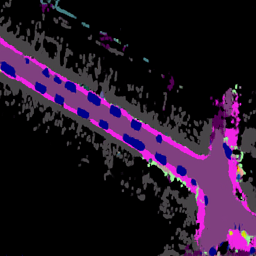
#> input picture planner/images/0_0000010401_fake_B.png, 256 x 256 px
$ python -i planner_utils.py   (imports and definitions only)
#> lines starting #> are read from the running program, lines starting #| are printed output that depends on the picture; after the words box and inside, x2 and y2 are one past the last pixel; in counts of white or black regions, pixels touching at a corner belong together
'''
find skeletonization intersections code based from this github link:
https://gist.github.com/jamjar919/05a76cf21035cef3cc86ac1979588d6d
'''

import colors
import cv2 as cv
import itertools
import numpy as np
from skimage.morphology import skeletonize


# get image coords
# [9 lines left out: function img_coords, not called in this run]


# color given coordinates of an image
def color_coords(img, coords, color):

    img[coords[:, 0], coords[:, 1]] = color  # replace colors


# binary color coords, white on black
def bin_color_coords(img, coords):
    img[coords[:, 0], coords[:, 1]] = 1  # replace colors


# get color coordinates in image
# [6 lines left out: function get_color_coords, not called in this run]


# get approx color coordinates
def get_color_coords_approx(img, coords, color, thresh=30):
    # indices of where current color approximately exists in image
    color_idx = np.where((np.linalg.norm(img[coords[:, 0], coords[:, 1], :] -
                                         np.asarray(color), axis=1) < thresh))[0]
    color_coords = coords[color_idx]

    return color_coords


# get non color coordinates in image
# [6 lines left out: function get_non_color_coords, not called in this run]


# get image coords
def img_coords(img):
    rows, cols, _ = img.shape
    rows_list = np.linspace(0, rows - 1, cols)
    cols_list = np.linspace(0, cols - 1, cols)

    map_coords = list(itertools.product(rows_list, cols_list))
    map_coords = np.asarray(map_coords)  # [rows, cols]

    return map_coords.astype(int)


# get nodes from GT image
# [35 lines left out: function get_GT_nodes, not called in this run]


# get nodes from velo image
def get_velo_nodes(velo_img, scale_percent=100, kernel_size_d=25, kernel_size_e=20,
                   node_radius=2, node_thickness=2, color_thresh=30):
    # read image
    # velo_img = cv.imread(img_path)

    velo_img_coords = img_coords(velo_img)
    # road_coords = get_color_coords(velo_img, velo_img_coords, colors.road_color)
    road_coords = get_color_coords_approx(velo_img, velo_img_coords, colors.road_color, thresh=color_thresh)

    # map image
    map_img = np.zeros((velo_img.shape[0], velo_img.shape[1]))
    bin_color_coords(map_img, road_coords)

    # resize map image
    width = int(map_img.shape[1] * scale_percent / 100)
    height = int(map_img.shape[0] * scale_percent / 100)
    dim = (width, height)
    map_img = cv.resize(map_img, dim, interpolation=cv.INTER_AREA)
    velo_img = cv.resize(velo_img, dim, interpolation=cv.INTER_AREA)

    # visualize.imshow_wait(map_img)

    # dilate and then erode
    kernel = np.ones((kernel_size_d, kernel_size_d), np.uint8)
    dilate_img = cv.dilate(map_img, kernel, iterations=1)

    # visualize.imshow_wait(dilate_img, name="dilate")

    kernel = np.ones((kernel_size_e, kernel_size_e), np.uint8)
    erode_img = cv.erode(dilate_img, kernel, iterations=1)

    # visualize.imshow_wait(erode_img, name="erode")

    # perform skeletonization
    skeleton = skeletonize(erode_img)

    # get skeleton intersections
    waypoints = getSkeletonIntersection(skeleton) # waypoints [col, rows]

    # resize skeleton to 3 channel image (rgb)
    skeleton = np.repeat(skeleton[:, :, np.newaxis], 3, axis=2)

    # plot intersections on the image
    for waypoint in waypoints:
        skeleton = cv.circle(np.float32(skeleton), waypoint, node_radius,
                             np.asarray(colors.blue) / 255, node_thickness)

    # convert to format for visualization
    velo_img = np.float32(velo_img) / 255

    return velo_img, skeleton, waypoints


''' test code from github: get intersections of skeletonized image '''


def get_neighbours(x, y, image):
    """Return 8-neighbours of image point P1(x,y), in a clockwise order"""
    img = image
    x_1, y_1, x1, y1 = x - 1, y - 1, x + 1, y + 1;
    return [img[x_1][y], img[x_1][y1], img[x][y1], img[x1][y1], img[x1][y], img[x1][y_1], img[x][y_1], img[x_1][y_1]]


def getSkeletonIntersection(skeleton):
    """ Given a skeletonised image, it will give the coordinates of the intersections of the skeleton.

    Keyword arguments:
    skeleton -- the skeletonised image to detect the intersections of

    Returns:
    List of 2-tuples (x,y) containing the intersection coordinates
    """
    # A biiiiiig list of valid intersections             2 3 4
    # These are in the format shown to the right         1 C 5
    #                                                    8 7 6
    validIntersection = [[0, 1, 0, 1, 0, 0, 1, 0], [0, 0, 1, 0, 1, 0, 0, 1], [1, 0, 0, 1, 0, 1, 0, 0],
                         [0, 1, 0, 0, 1, 0, 1, 0], [0, 0, 1, 0, 0, 1, 0, 1], [1, 0, 0, 1, 0, 0, 1, 0],
                         [0, 1, 0, 0, 1, 0, 0, 1], [1, 0, 1, 0, 0, 1, 0, 0], [0, 1, 0, 0, 0, 1, 0, 1],
                         [0, 1, 0, 1, 0, 0, 0, 1], [0, 1, 0, 1, 0, 1, 0, 0], [0, 0, 0, 1, 0, 1, 0, 1],
                         [1, 0, 1, 0, 0, 0, 1, 0], [1, 0, 1, 0, 1, 0, 0, 0], [0, 0, 1, 0, 1, 0, 1, 0],
                         [1, 0, 0, 0, 1, 0, 1, 0], [1, 0, 0, 1, 1, 1, 0, 0], [0, 0, 1, 0, 0, 1, 1, 1],
                         [1, 1, 0, 0, 1, 0, 0, 1], [0, 1, 1, 1, 0, 0, 1, 0], [1, 0, 1, 1, 0, 0, 1, 0],
                         [1, 0, 1, 0, 0, 1, 1, 0], [1, 0, 1, 1, 0, 1, 1, 0], [0, 1, 1, 0, 1, 0, 1, 1],
                         [1, 1, 0, 1, 1, 0, 1, 0], [1, 1, 0, 0, 1, 0, 1, 0], [0, 1, 1, 0, 1, 0, 1, 0],
                         [0, 0, 1, 0, 1, 0, 1, 1], [1, 0, 0, 1, 1, 0, 1, 0], [1, 0, 1, 0, 1, 1, 0, 1],
                         [1, 0, 1, 0, 1, 1, 0, 0], [1, 0, 1, 0, 1, 0, 0, 1], [0, 1, 0, 0, 1, 0, 1, 1],
                         [0, 1, 1, 0, 1, 0, 0, 1], [1, 1, 0, 1, 0, 0, 1, 0], [0, 1, 0, 1, 1, 0, 1, 0],
                         [0, 0, 1, 0, 1, 1, 0, 1], [1, 0, 1, 0, 0, 1, 0, 1], [1, 0, 0, 1, 0, 1, 1, 0],
                         [1, 0, 1, 1, 0, 1, 0, 0],
                         [1, 0, 0, 0, 0, 0, 0, 0], [0, 1, 0, 0, 0, 0, 0, 0], [0, 0, 1, 0, 0, 0, 0, 0],
                         [0, 0, 0, 1, 0, 0, 0, 0], [0, 0, 0, 0, 1, 0, 0, 0], [0, 0, 0, 0, 0, 1, 0, 0],
                         [0, 0, 0, 0, 0, 0, 1, 0], [0, 0, 0, 0, 0, 0, 0, 1]]

    image = skeleton.copy()
    # image = image/255;
    intersections = list()
    for x in range(1, len(image) - 1):
        for y in range(1, len(image[x]) - 1):
            # If we have a white pixel
            if image[x][y] == 1:
                neighbours = get_neighbours(x, y, image)
                valid = True
                if neighbours in validIntersection:
                    intersections.append((y, x))
    # Filter intersections to make sure we don't count them twice or ones that are very close together
    for point1 in intersections:
        for point2 in intersections:
            if (((point1[0] - point2[0]) ** 2 + (point1[1] - point2[1]) ** 2) < 10 ** 2) and (point1 != point2):
                intersections.remove(point2)
    # Remove duplicates
    intersections = list(set(intersections))
    return intersections

>>> import cv2
>>> picture = cv2.imread('images/0_0000010401_fake_B.png')
#> picture is the input picture: shape (256, 256, 3); mean B, G, R 40.7, 20.8, 37.8
>>> result = get_velo_nodes(picture)
#> in get_velo_nodes, `velo_img_coords = img_coords(velo_img)`: velo_img_coords = 65536 pairs, first value 0 to 255, second value 0 to 255
#> in get_color_coords_approx, `color_idx = np.where((np.linalg.norm(img[coords[:, 0], coords[:, 1], :..`: color_idx = 6923 values from 9216 to 65500
#> in get_color_coords_approx, `color_coords = coords[color_idx]`: color_coords = 6923 pairs, first value 36 to 255, second value 0 to 255
#> in get_velo_nodes, `road_coords = get_color_coords_approx(velo_img, velo_img_coords, color..`: road_coords has the same summary as color_coords in get_color_coords_approx
#> in bin_color_coords, `img[coords[:, 0], coords[:, 1]] = 1`:
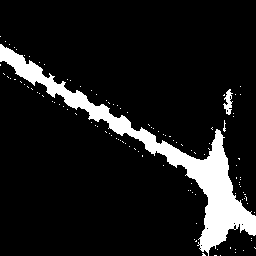
#> img: shape (256, 256) float64; values 0 (black) and 1 (white), 10.6% white; 114 white regions (112 under 20 px), largest, box (x1, y1, x2, y2) and area: (0, 44, 256, 256) 6614, (223, 89, 233, 115) 136
#> in get_velo_nodes, `dilate_img = cv.dilate(map_img, kernel, iterations=1)`:
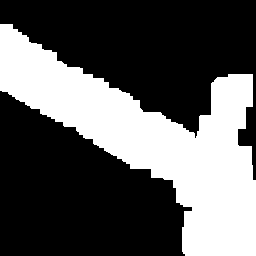
#> dilate_img: shape (256, 256) float64; values 0 (black) and 1 (white), 35.4% white; 1 white region, box (x1, y1, x2, y2) and area: (0, 24, 256, 256) 23209
#> in get_velo_nodes, `erode_img = cv.erode(dilate_img, kernel, iterations=1)`:
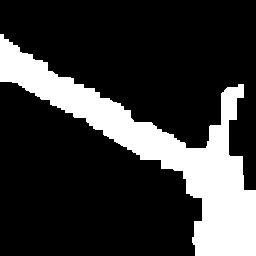
#> erode_img: shape (256, 256) float64; values 0 (black) and 1 (white), 21.6% white; 1 white region, box (x1, y1, x2, y2) and area: (0, 34, 256, 256) 14149
#> in get_velo_nodes, `skeleton = skeletonize(erode_img)`:
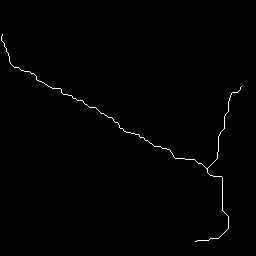
#> skeleton: shape (256, 256) bool; 0.66% white in thin lines or dots, all inside (x1, y1, x2, y2) = (1, 34, 242, 242)
#> the loop in getSkeletonIntersection, `for x in range(1, len(image) - 1):` made 254 passes
#> after the loop in getSkeletonIntersection, `for x in range(1, len(image) - 1):`: intersections = [(2, 34), (241, 86), (207, 168), (195, 241)]
#> the loop in getSkeletonIntersection, `for point1 in intersections:` made 4 passes
#> in getSkeletonIntersection, `intersections = list(set(intersections))`: intersections = [(207, 168), (195, 241), (2, 34), (241, 86)]
#> the loop in get_velo_nodes, `for waypoint in waypoints:` made 4 passes
#> pass 3, in get_velo_nodes, `skeleton = cv.circle(np.float32(skeleton), waypoint, node_radius, np.a..`:
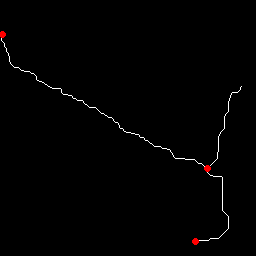
#> skeleton: shape (256, 256, 3) float32; mean of channels 0, 1, 2 0.00639, 0.00639, 0.00804; drawn as B, G, R
#> after the loop in get_velo_nodes, `for waypoint in waypoints:`: skeleton: shape (256, 256, 3) float32; 0.06% of pixels changed, all inside (x1, y1, x2, y2) = (238, 83, 245, 90)
